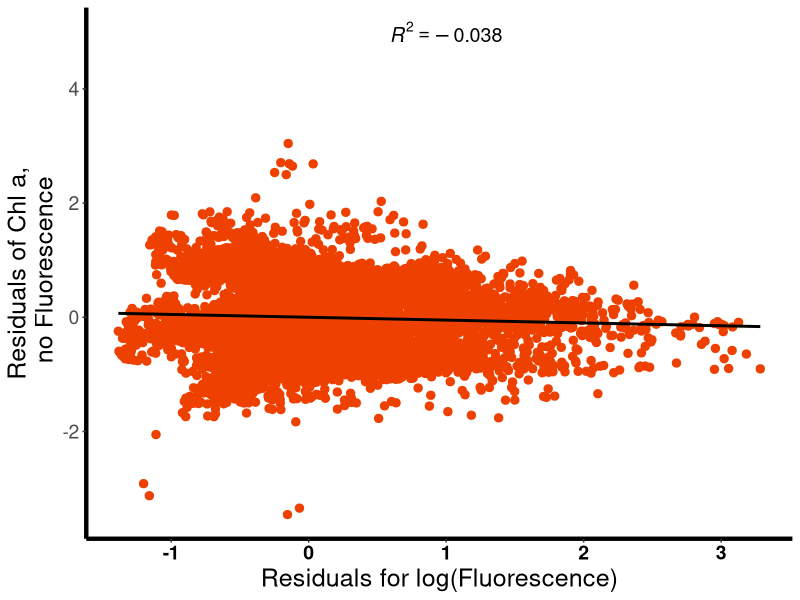
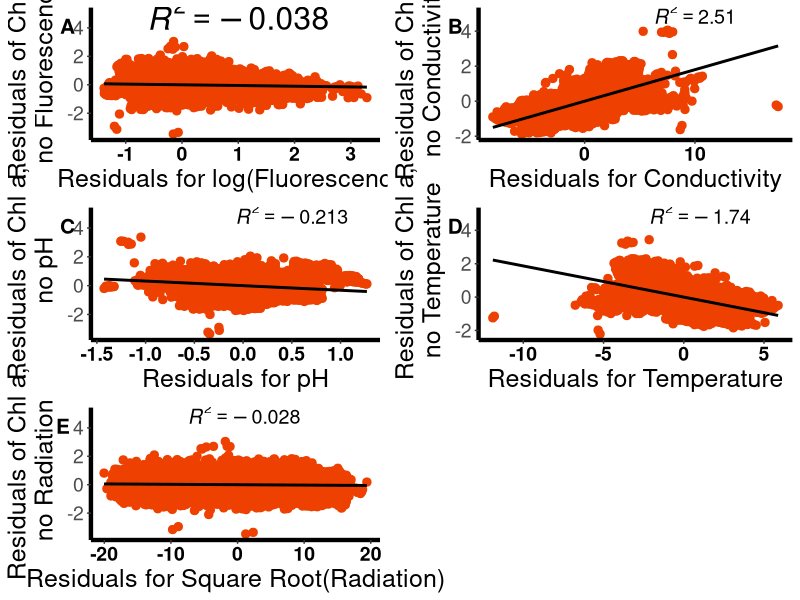

Here is the R script that generated these plots, in order:
library(dplyr)
library(stringr)
library(ggplot2)
library(ggfortify)
library(grid)
library(gridExtra)
library(cowplot)


mdat<-read.csv("step3_output_KRISTEN.csv")

#full is chla ~ fluor + cond + pH + temp + rad

#get y axis residuals
chla_nofluor<- lm(chla ~ cond + pH + temp + rad, data = mdat)
chla_nocond<- lm(chla ~ fluor + pH + temp + rad, data = mdat)
chla_nopH<- lm(chla ~ fluor + cond + temp + rad, data = mdat)
chla_notemp<- lm(chla ~ fluor + cond + pH + rad, data = mdat)
chla_norad<- lm(chla ~ fluor + cond + pH + temp, data = mdat)

#get x axis residuals
fluor_others<- lm(fluor ~ cond + pH + temp + rad, data = mdat)
cond_others<- lm(cond ~ fluor + pH + temp + rad, data = mdat)
pH_others<- lm(pH ~ fluor + cond + temp + rad, data = mdat)
temp_others<- lm(temp ~ fluor + cond + pH + rad, data = mdat)
rad_others<- lm(rad ~ fluor + cond + pH + temp, data = mdat)

#add the residuals of these models to the dataframe
mdat<- mdat %>% mutate(r_chla_nofluor = residuals(chla_nofluor), 
                       r_chla_nocond = residuals(chla_nocond),
                       r_chla_nopH = residuals(chla_nopH), 
                       r_chla_notemp = residuals(chla_notemp), 
                       r_chla_norad = residuals(chla_norad),
                       r_fluor_others = residuals(fluor_others), 
                       r_cond_others = residuals(cond_others),
                       r_pH_others = residuals(pH_others), 
                       r_temp_others = residuals(temp_others), 
                       r_rad_others = residuals(rad_others))
#e.g. r_fluor_others = residuals(fluor_others), r_chla_nofluor = residuals(chla_nofluor)
  
#example plot
fluor_plot<-ggplot(mdat, aes(x = r_fluor_others, y = r_chla_nofluor))+
    geom_point(size = 2.5, colour = "orangered2")+
    scale_x_continuous(name = "Residuals for log(Fluorescence)")+
    scale_y_continuous(name = "Residuals of Chl a,\n no Fluorescence")+
    annotate(geom= "text", x = 1, y = 5, 
             label= "italic(R)^2 == -0.038", size= 5, colour = "black", fontface = 1, parse = TRUE)+
    geom_smooth(method="lm", se=FALSE, colour="black")+ theme_classic() + theme(axis.line = element_line(size = 1.5),
                                                                                axis.text.x= element_text(size=14, colour="black", face= "bold"),
                                                                                axis.text.y= element_text(size=14),
                                                                                axis.title.x= element_text(size=18),
                                                                                axis.title.y= element_text(size=18))
 fluor_plot 

 fluor_plot<-ggplot(mdat, aes(x = r_fluor_others, y = r_chla_nofluor))+
   geom_point(size = 2.5, colour = "orangered2")+
   scale_x_continuous(name = "Residuals for log(Fluorescence)")+
   scale_y_continuous(name = "Residuals of Chl a,\n no Fluorescence")+ theme(axis.title.x = element_text(face = "bold"))+
   annotate(geom= "text", x = 1, y = 5, 
            label= "italic(R)^2 == -0.038", size= 8, colour = "black", fontface = 1, parse = TRUE)+
   geom_smooth(method="lm", se=FALSE, colour="black")+ 
   theme_classic()+ theme(axis.line = element_line(size = 1.5),
                            axis.text.x= element_text(size=14, colour="black", face= "bold"),
                            axis.text.y= element_text(size=14),
                            axis.title.x= element_text(size=18),
                            axis.title.y= element_text(size=18))
   
 
cond_plot<-ggplot(mdat, aes(x = r_cond_others, y = r_chla_nocond))+
  geom_point(size = 2.5, colour = "orangered2")+
  scale_x_continuous(name = "Residuals for Conductivity")+
  scale_y_continuous(name = "Residuals of Chl a,\n no Conductivity")+
  annotate(geom= "text", x = 10, y = 5, 
           label= "italic(R)^2 == 2.51", size= 5, colour = "black", fontface = 1, parse = TRUE)+
  geom_smooth(method="lm", se=FALSE, colour="black")+ theme_classic() + theme(axis.line = element_line(size = 1.5),
                                                                              axis.text.x= element_text(size=14, colour="black", face= "bold"),
                                                                              axis.text.y= element_text(size=14),
                                                                              axis.title.x= element_text(size=18),
                                                                              axis.title.y= element_text(size=18))


pH_plot<-ggplot(mdat, aes(x = r_pH_others, y = r_chla_nopH))+
  geom_point(size = 2.5, colour = "orangered2")+
  scale_x_continuous(name = "Residuals for pH")+
  scale_y_continuous(name = "Residuals of Chl a,\n no pH")+
  annotate(geom= "text", x = 0.5, y = 5, 
           label= "italic(R)^2 == -0.213", size= 5, colour = "black", fontface = 1, parse = TRUE)+
  geom_smooth(method="lm", se=FALSE, colour="black")+ theme_classic()+ theme(axis.line = element_line(size = 1.5),
                                                                             axis.text.x= element_text(size=14, colour="black", face= "bold"),
                                                                             axis.text.y= element_text(size=14),
                                                                             axis.title.x= element_text(size=18),
                                                                             axis.title.y= element_text(size=18))


temp_plot<-ggplot(mdat, aes(x = r_temp_others, y = r_chla_notemp))+
  geom_point(size = 2.5, colour = "orangered2")+
  scale_x_continuous(name = "Residuals for Temperature")+
  scale_y_continuous(name = "Residuals of Chl a,\n no Temperature")+
  annotate(geom= "text", x = 1, y = 5, 
           label= "italic(R)^2 == -1.74", size= 5, colour = "black", fontface = 1, parse = TRUE)+
  geom_smooth(method="lm", se=FALSE, colour="black")+ theme_classic()+ theme(axis.line = element_line(size = 1.5),
                                                                             axis.text.x= element_text(size=14, colour="black", face= "bold"),
                                                                             axis.text.y= element_text(size=14),
                                                                             axis.title.x= element_text(size=18),
                                                                             axis.title.y= element_text(size=18))


rad_plot<-ggplot(mdat, aes(x = r_rad_others, y = r_chla_norad))+
  geom_point(size = 2.5, colour = "orangered2")+
  scale_x_continuous(name = "Residuals for Square Root(Radiation)")+
  scale_y_continuous(name = "Residuals of Chl a,\n no Radiation")+
  annotate(geom= "text", x = 1, y = 5, 
           label= "italic(R)^2 == -0.028", size= 5, colour = "black", fontface = 1, parse = TRUE)+ geom_smooth(method="lm", se=FALSE, colour="black")+ theme_classic()+ theme(axis.line = element_line(size = 1.5),
                                                                             axis.text.x= element_text(size=14, colour="black", face= "bold"),
                                                                             axis.text.y= element_text(size=14),
                                                                             axis.title.x= element_text(size=18),
                                                                             axis.title.y= element_text(size=18))

#bring the plots together
plot_grid(fluor_plot, cond_plot, pH_plot, temp_plot, rad_plot,   
    align = "hv",
    axis = "tblr",
    ncol = 2,
    labels = "AUTO",
    label_size = 15,
    hjust = -4,
    vjust = 2.25,
    rel_widths = c(0.94,1,1))


    
